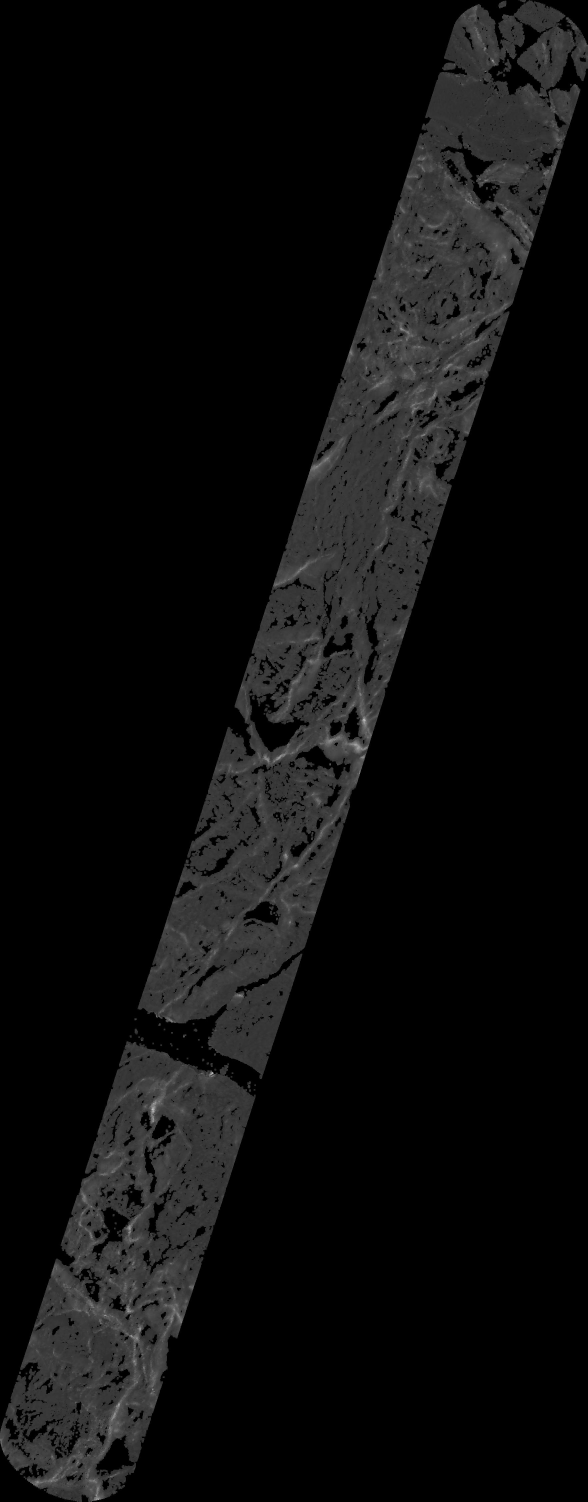
#> input picture make_image/chirop 1C/dense_chirop_0_4.jpg, 1762 x 4504 px (shown at 1/3 size); its folder holds only this picture in this run
$ jupyter execute --allow-errors ATL_Chirop_image.ipynb
#> lines starting #> are read from the running program, lines starting #| are printed output that depends on the picture
#> further down, image is the input picture: shape (4504, 1762); min 0, max 214, mean 13
[cell 1]
#This is a proof of concept for ATL and Chiroptera correspondence matching.
#gt3r will be 11m x seg_distm windows with segment height representations
import pandas as pd
import numpy as np
import pandas as pd
import rasterio

#> (the rest of this cell did not finish here and is left out)

[cell 2]
import os
import pandas as pd
import rasterio
import numpy as np

#Some code for creating polygon masks from shapes that wasn't used.

# [68 lines left out: functions check, create_polygon, in_bbox, create_polygons_from_rows, not called in this run]
#we want this array in sparse format.

#now do this for all rows..
#> (the rest of this cell did not finish here and is left out)

[cell 3]
#SUBSAMPLE CHIROP DATAFRAME AND SAVE AS PICKLE (change the folder paths below)
# import matplotlib.pyplot as plt
from PIL import Image
from scipy import ndimage

#> (the rest of this cell did not finish here and is left out)

[cell 4]
#Convert df coords to x y
from pyproj import CRS
from pyproj import Transformer
import pyproj
#> (the rest of this cell did not finish here and is left out)

#> (a cell that did not finish here is left out)

#> (a cell that did not finish here is left out)

#> (a cell that did not finish here is left out)

[cell 8]
#CREATE IMAGE FROM CHIROPTERA DATAFRAME
#Assuming there is a folder at "data/100 1B" with 100th subsamples
# import matplotlib.pyplot as plt
from PIL import Image
from scipy import ndimage
# import skimage as skimage
import pandas as pd
import numpy as np
import cv2

#> (the rest of this cell did not finish here and is left out)

#> (a cell that did not finish here is left out)

[cell 10]
import math

def rotate_image(mat, angle):
    """
    Rotates an image (angle in degrees) and expands image to avoid cropping
    """
#> called with angle = 17.88

    height, width = mat.shape[:2] # image shape has 3 dimensions
#> height = 4504; width = 1762
    image_center = (width/2, height/2) # getRotationMatrix2D needs coordinates in reverse order (width, height) compared to shape
#> image_center = (881, 2252)

    rotation_mat = cv2.getRotationMatrix2D(image_center, angle, 1.)
#> rotation_mat = [[0.952, 0.307, -648.9], [-0.307, 0.952, 379.3]]

    # rotation calculates the cos and sin, taking absolutes of those.
    abs_cos = abs(rotation_mat[0,0])
#> abs_cos = 0.952
    abs_sin = abs(rotation_mat[0,1])
#> abs_sin = 0.307

    # find the new width and height bounds
    bound_w = int(height * abs_sin + width * abs_cos)
#> bound_w = 3059
    bound_h = int(height * abs_cos + width * abs_sin)
#> bound_h = 4827

    # subtract old image center (bringing image back to origo) and adding the new image center coordinates
    rotation_mat[0, 2] += bound_w/2 - image_center[0]
    rotation_mat[1, 2] += bound_h/2 - image_center[1]

    # rotate image with the new bounds and translated rotation matrix
    rotated_mat = cv2.warpAffine(mat, rotation_mat, (bound_w, bound_h))
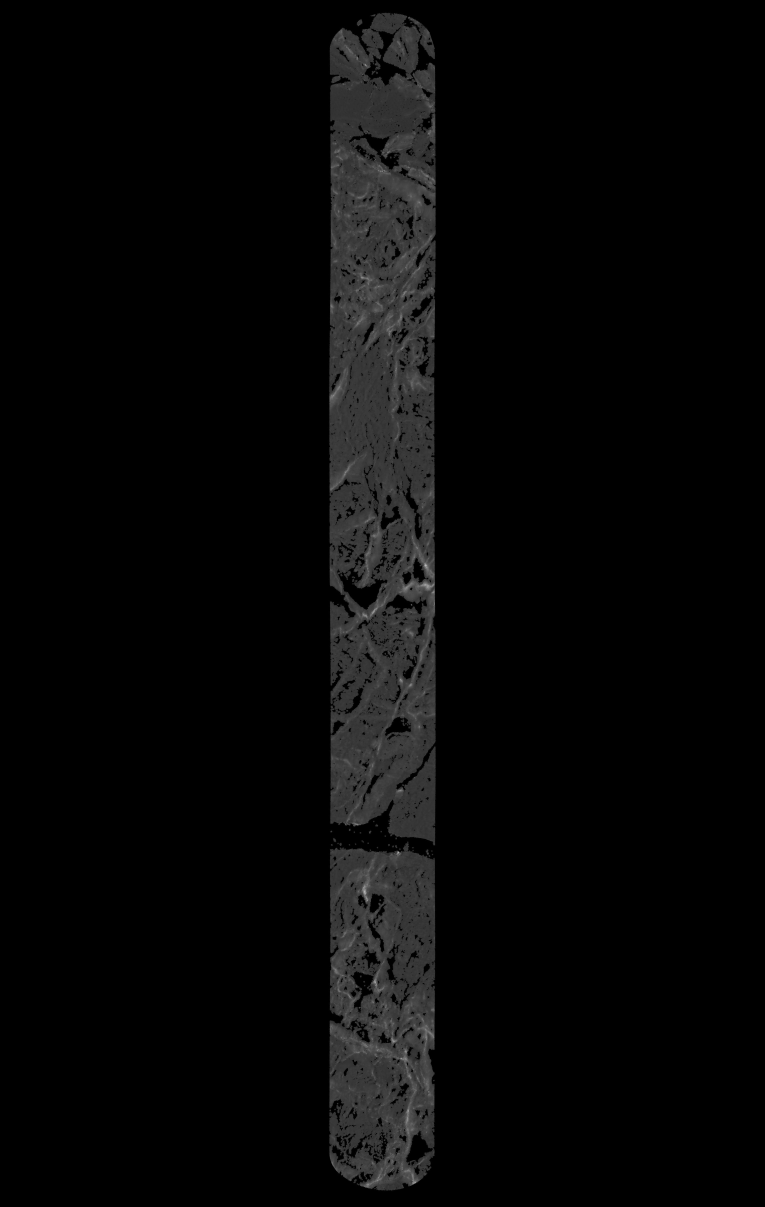
#> rotated_mat: shape (4827, 3059) (shown at 1/4 size); min 0, max 203, mean 7
    return rotated_mat

[cell 11]
#this uses the formula for rotation derived from trig addition formulas.
import math
# [7 lines left out: function rotate, not called in this run]

[cell 12]
#ROTATE AND CROP IMAGE AS NUMPY ARRAY

#For transforming the Chiroptera data, the rightmost point is not correct but it is consistently wrong, so we add an additional shift here.
from PIL import Image
from scipy import ndimage
# import skimage as skimage
import pandas as pd
import numpy as np
import cv2

#Needed to prevent edge matches.
L_SHIFT = 20
R_SHIFT = -20

ROT_B = 17.9
ROT_C = 17.88

#f'atl_jpg_base/atl_{i}_{i+4}.jpg'

#ATL requires ROT
#Chirop requires -ROT

step = -0.18
ROT_C = np.arange(17.88, 17.88 + 8 * step, step)

rot_crop_table = []

def get_lr_bounds(arr):
    leftmost = np.inf
    rightmost = 0
    for row in arr:
        if np.count_nonzero(row) > 0:
            local_left = np.min(np.nonzero(row))
            local_right = np.max(np.nonzero(row))
            if local_left < leftmost:
                leftmost = local_left
            if local_right > rightmost:
                rightmost = local_right
#> this loop made 4827 passes
#> (local_left, local_right, leftmost, rightmost) on passes 43, 46, 47, 48, 49, 51, 54, 56, 59, 61, 62, 63: (1544, 1544, 1544, 1544), (1534, 1562, 1534, 1562), (1532, 1586, 1532, 1586), (1529, 1588, 1529, 1588), (1526, 1604, 1526, 1604), (1519, 1606, 1519, 1606), (1510, 1615, 1510, 1615), (1503, 1616, 1503, 1616), (1493, 1625, 1493, 1625), (1487, 1626, 1487, 1626), (1484, 1641, 1484, 1641), (1481, 1643, 1481, 1643)
#> (local_left, local_right, leftmost) on passes 45, 50, 52, 53, 55, 57: (1541, 1545, 1541), (1521, 1603, 1521), (1516, 1605, 1516), (1512, 1604, 1512), (1509, 1615, 1509), (1500, 1616, 1500)
#> after the loop, leftmost = 1308; rightmost = 1751
#> `(leftmost, rightmost) = get_lr_bounds(rot_image)`: leftmost = 1308; rightmost = 1751
#> `rot_90_image = np.rot90(rot_image, 1)`:
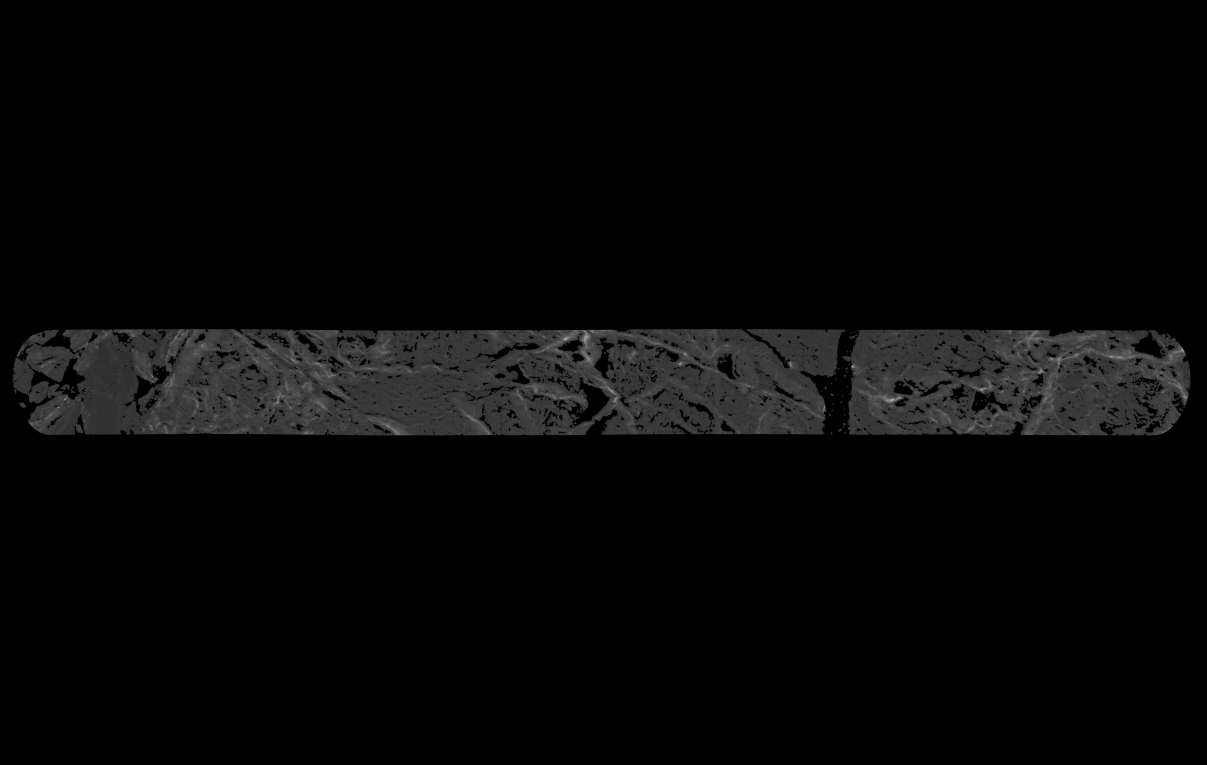
#> rot_90_image: shape (3059, 4827) (shown at 1/4 size); min 0, max 203, mean 7
    return (leftmost, rightmost)

#> (the rest of this cell did not finish here and is left out)

#> the loop in get_lr_bounds (call 2), `for row in arr:` made 3059 passes
#> (local_left, local_right, leftmost, rightmost) on passes 1308, 1309, 1310, 1312, 1313, 1314, 1317, 1318, 1321, 1325, 1328, 1329: (942, 942, 942, 942), (521, 3102, 521, 3102), (337, 3178, 337, 3178), (278, 3876, 278, 3876), (224, 4575, 224, 4575), (223, 4625, 223, 4625), (213, 4626, 213, 4626), (208, 4627, 208, 4627), (191, 4628, 191, 4628), (178, 4629, 178, 4629), (169, 4636, 169, 4636), (166, 4637, 166, 4637)
#> (local_left, local_right, leftmost) on passes 1315, 1319, 1320, 1322, 1323, 1324: (218, 4623, 218), (205, 4625, 205), (194, 4627, 194), (188, 4627, 188), (185, 4627, 185), (182, 4627, 182)
#> `(top, bottom) = get_lr_bounds(rot_90_image)`: top = 42; bottom = 4770
#> `cropped_img = rot_image[top:bottom, leftmost+L_SHIFT:rightmost+R_SHIFT]`:
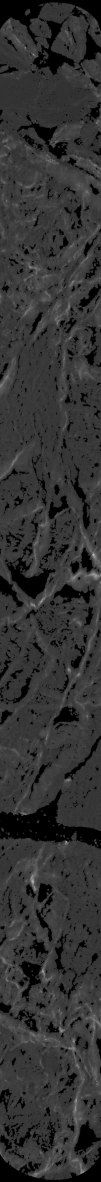
#> cropped_img: shape (4728, 403) (shown at 1/4 size); min 0, max 203, mean 51.8
#| l,r,t,b: 1308 1751 42 4770 with shape ((4827, 3059))
    cropped_img = rot_image[top:bottom, leftmost+L_SHIFT:rightmost+R_SHIFT]
    # cropped_img = rot_image[:,leftmost+L_SHIFT:rightmost+R_SHIFT]
    im3 = Image.fromarray(cropped_img)
    im3 = im3.convert("L")
    im3.save(f'output_chirop/chirop_{i}_{i+4}.jpg')
    print(f'l,r,t,b: {leftmost} {rightmost} {top} {bottom} with shape ({rot_image.shape})')
